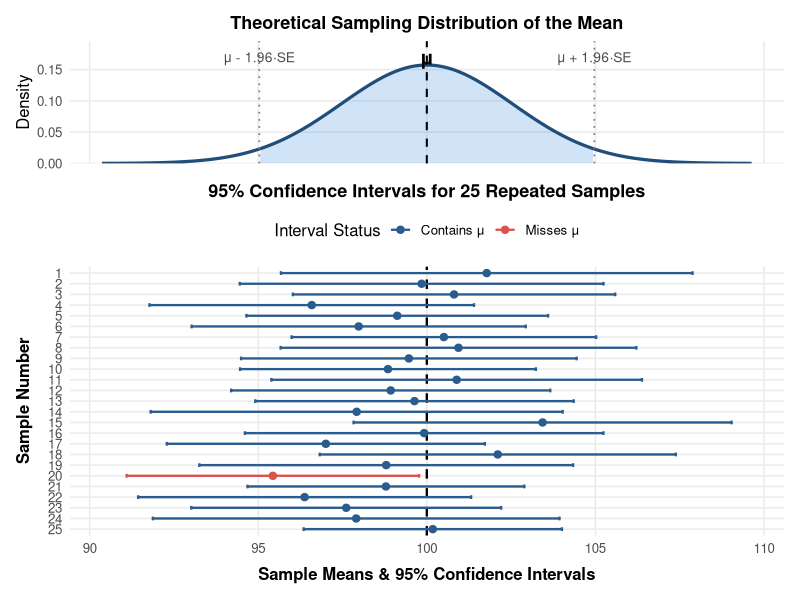
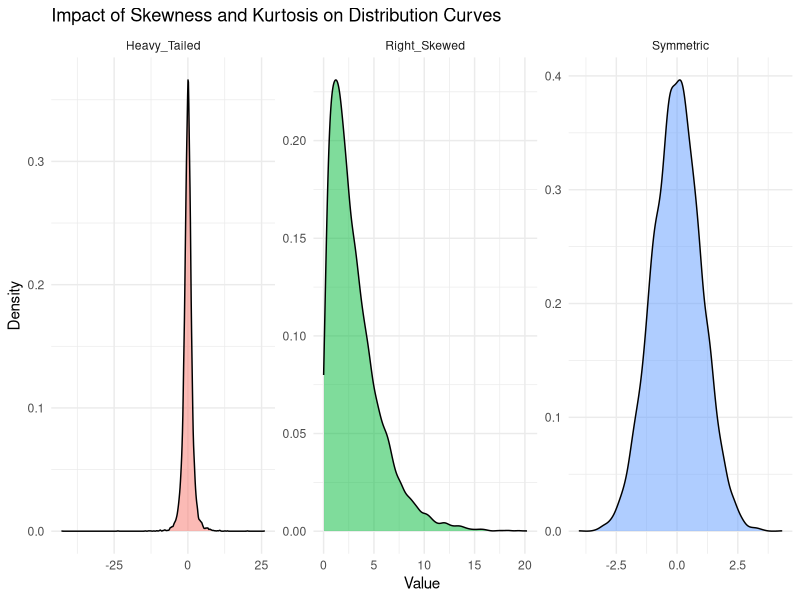
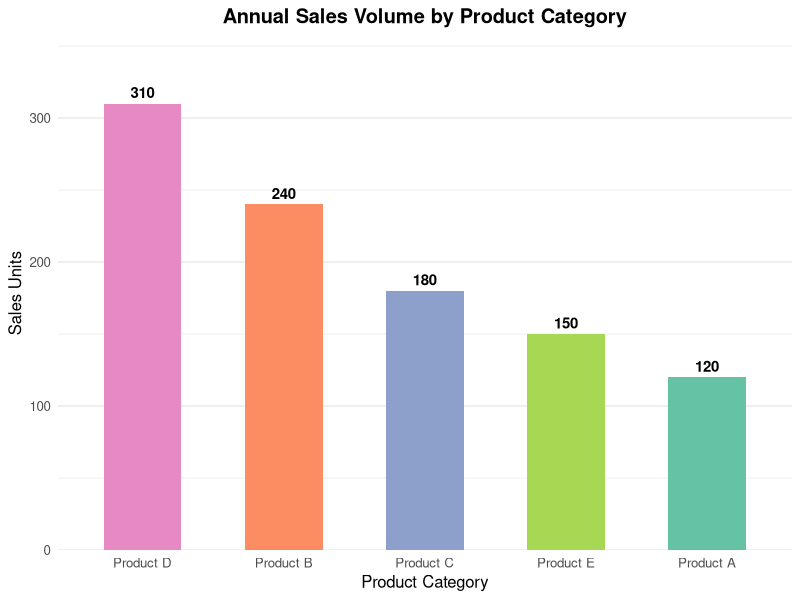
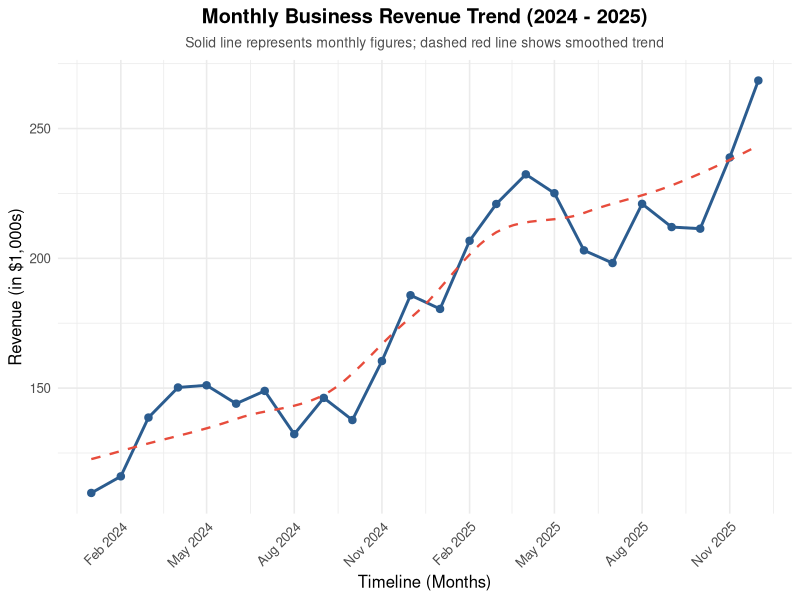
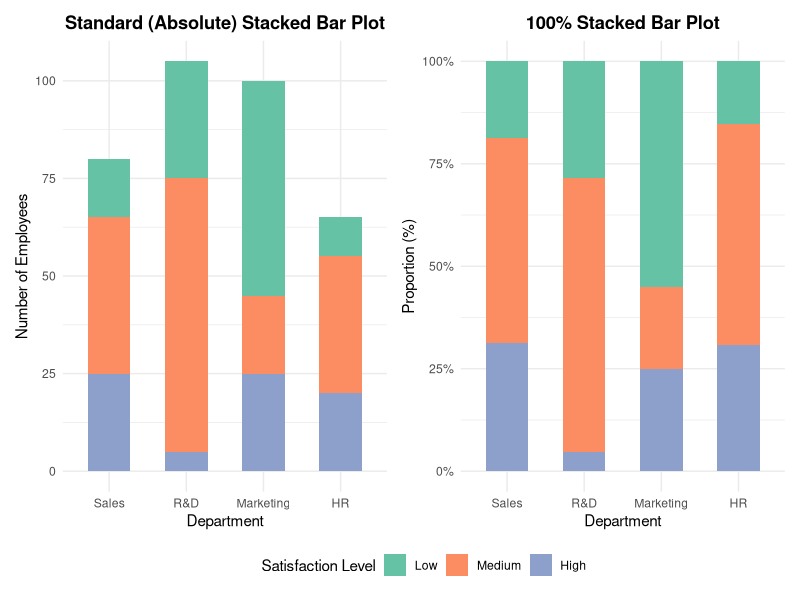
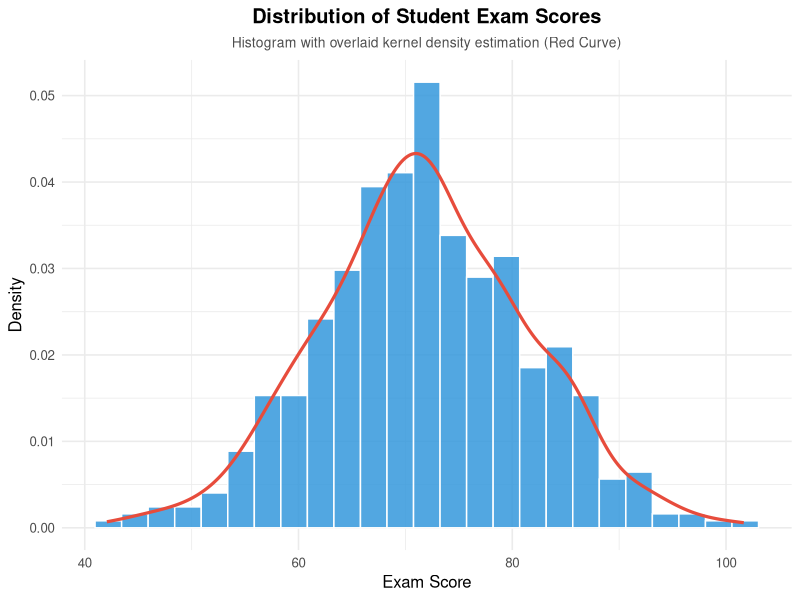
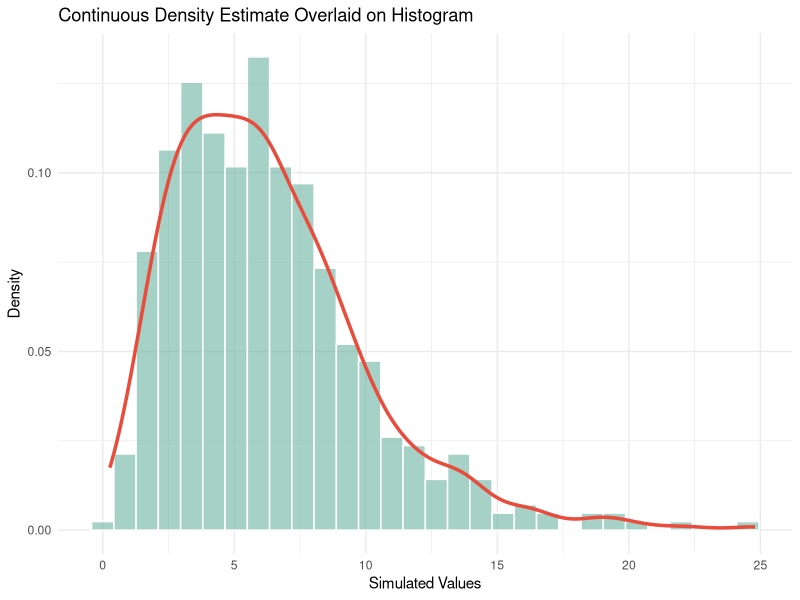
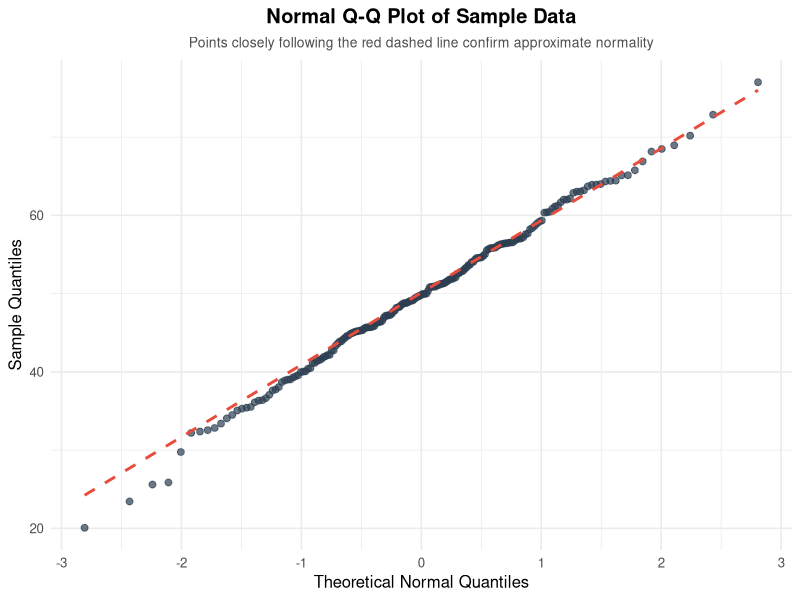

Write the R code that produced these figures, in order.
## ---- chunk 1
#| echo: false
#| message: false
#| warning: false
#| fig-width: 7
#| fig-height: 4.5
#| fig-align: center


###
# Load required libraries
if (!requireNamespace("ggplot2", quietly = TRUE)) install.packages("ggplot2")
if (!requireNamespace("patchwork", quietly = TRUE)) install.packages("patchwork")
if (!requireNamespace("svglite", quietly = TRUE)) install.packages("svglite")
if (!requireNamespace("dplyr", quietly = TRUE)) install.packages("dplyr")

library(ggplot2)
library(patchwork)
library(svglite)
library(dplyr)

# -----------------------------------------------------------------------------
# 1. Simulation Setup
# -----------------------------------------------------------------------------
set.seed(42)

pop_mean <- 100       # True population mean (mu)
pop_sd <- 15          # Population standard deviation
n <- 35               # Sample size per draw
num_samples <- 25     # Number of repeated samples
se <- pop_sd / sqrt(n) # Standard Error of the Mean

# Simulate repeated samples
ci_data <- tibble(sample_id = 1:num_samples) %>%
  rowwise() %>%
  mutate(
    sample_values = list(rnorm(n, mean = pop_mean, sd = pop_sd)),
    sample_mean = mean(sample_values),
    sample_se = sd(sample_values) / sqrt(n),
    t_crit = qt(0.975, df = n - 1),
    lower_ci = sample_mean - t_crit * sample_se,
    upper_ci = sample_mean + t_crit * sample_se,
    contains_mu = (lower_ci <= pop_mean) & (upper_ci >= pop_mean)
  ) %>%
  ungroup() %>%
  mutate(
    status = ifelse(contains_mu, "Contains μ", "Misses μ"),
    sample_id = factor(sample_id, levels = rev(1:num_samples)) # Reverse for top-to-bottom order
  )

# -----------------------------------------------------------------------------
# 2. Top Panel: Theoretical Sampling Distribution Curve
# -----------------------------------------------------------------------------
x_min <- pop_mean - 3.8 * se
x_max <- pop_mean + 3.8 * se

x_vals <- seq(x_min, x_max, length.out = 300)
density_df <- data.frame(
  x = x_vals,
  y = dnorm(x_vals, mean = pop_mean, sd = se)
)

plot_top <- ggplot(density_df, aes(x = x, y = y)) +
  # Shaded 95% coverage area under the sampling curve
  geom_area(data = filter(density_df, x >= pop_mean - 1.96*se & x <= pop_mean + 1.96*se),
            fill = "#4A90E2", alpha = 0.25) +
  # Sampling distribution curve
  geom_line(color = "#1F4E78", linewidth = 1.1) +
  # Reference line for population mean
  geom_vline(xintercept = pop_mean, linetype = "dashed", color = "black", linewidth = 0.7) +
  # ±1.96*SE vertical markers
  geom_vline(xintercept = c(pop_mean - 1.96*se, pop_mean + 1.96*se), 
             color = "gray50", linetype = "dotted", linewidth = 0.6) +
  # Annotation labels on top curve
  annotate("text", x = pop_mean, y = max(density_df$y) * 1.08, label = "μ", 
           size = 5, fontface = "bold") +
  annotate("text", x = pop_mean - 1.96*se, y = max(density_df$y) * 1.08, 
           label = "μ - 1.96·SE", size = 3.5, color = "gray30") +
  annotate("text", x = pop_mean + 1.96*se, y = max(density_df$y) * 1.08, 
           label = "μ + 1.96·SE", size = 3.5, color = "gray30") +
  scale_x_continuous(limits = c(x_min, x_max)) +
  scale_y_continuous(expand = expansion(mult = c(0, 0.15))) +
  labs(
    title = "Theoretical Sampling Distribution of the Mean",
    y = "Density"
  ) +
  theme_minimal(base_size = 12) +
  theme(
    axis.title.x = element_blank(),
    axis.text.x = element_blank(),
    axis.ticks.x = element_blank(),
    panel.grid.minor = element_blank(),
    plot.title = element_text(face = "bold", size = 13, hjust = 0.5)
  )

# -----------------------------------------------------------------------------
# 3. Bottom Panel: Confidence Interval Forest Plot
# -----------------------------------------------------------------------------
plot_bottom <- ggplot(ci_data, aes(x = sample_mean, y = sample_id, color = status)) +
  # Vertical population mean line extending through all intervals
  geom_vline(xintercept = pop_mean, linetype = "dashed", color = "black", linewidth = 0.8) +
  # CI horizontal error bars
  geom_errorbarh(aes(xmin = lower_ci, xmax = upper_ci), height = 0.35, linewidth = 0.8) +
  # Point estimates (sample means)
  geom_point(size = 2.2) +
  scale_color_manual(values = c("Contains μ" = "#2B5C8F", "Misses μ" = "#D9534F")) +
  scale_x_continuous(limits = c(x_min, x_max)) +
  labs(
    title = "95% Confidence Intervals for 25 Repeated Samples",
    x = "Sample Means & 95% Confidence Intervals",
    y = "Sample Number",
    color = "Interval Status"
  ) +
  theme_minimal(base_size = 12) +
  theme(
    legend.position = "top",
    panel.grid.minor = element_blank(),
    plot.title = element_text(face = "bold", size = 13, hjust = 0.5),
    axis.title.x = element_text(face = "bold", margin = margin(t = 8)),
    axis.title.y = element_text(face = "bold")
  )

# -----------------------------------------------------------------------------
# 4. Combine Panels & Export to SVG
# -----------------------------------------------------------------------------
combined_plot <- plot_top / plot_bottom + 
  plot_layout(heights = c(1, 2.2))

combined_plot

## ---- chunk 2
#| echo: false
#| message: false
#| warning: false
#| fig-width: 7
#| fig-height: 4.5
#| fig-align: center

set.seed(42)
library(ggplot2)
library(dplyr)
library(tidyr)
library(e1071)

n_samples <- 10000

df_dist <- data.frame(
  Symmetric = rnorm(n_samples, mean = 0, sd = 1),
  Right_Skewed = rchisq(n_samples, df = 3),
  Heavy_Tailed = rt(n_samples, df = 3) # Leptokurtic
) %>%
  pivot_longer(cols = everything(), names_to = "Distribution", values_to = "Value")

ggplot(df_dist, aes(x = Value, fill = Distribution)) +
  geom_density(alpha = 0.5) +
  facet_wrap(~ Distribution, scales = "free") +
  theme_minimal() +
  labs(
    title = "Impact of Skewness and Kurtosis on Distribution Curves",
    x = "Value",
    y = "Density"
  ) +
  theme(legend.position = "none")
## ---- chunk 3
#| echo: false
#| message: false
#| warning: false
#| fig-width: 7
#| fig-height: 4.5
#| fig-align: center

set.seed(123)
sample_norm <- rnorm(100, mean = 50, sd = 10)
sample_exp <- rexp(100, rate = 0.1)

test_norm <- shapiro.test(sample_norm)
test_exp <- shapiro.test(sample_exp)

results_df <- data.frame(
  Dataset = c("Simulated Normal Sample", "Simulated Exponential Sample"),
  Statistic_W = c(round(test_norm$statistic, 4), round(test_exp$statistic, 4)),
  p_value = c(round(test_norm$p.value, 4), format.pval(test_exp$p.value, digits = 4)),
  Interpretation = c(
    ifelse(test_norm$p.value > 0.05, "Fail to reject H0 (Data appears Normal)", "Reject H0 (Non-Normal)"),
    ifelse(test_exp$p.value > 0.05, "Fail to reject H0 (Data appears Normal)", "Reject H0 (Non-Normal)")
  )
)

knitr::kable(results_df, caption = "Shapiro-Wilk Test Results")
## ---- chunk 4
#| echo: false
#| message: false
#| warning: false
#| fig-width: 7
#| fig-height: 4.5
#| fig-align: center

library(ggplot2)

set.seed(42)
df_bar <- data.frame(
  Category = c("Product A", "Product B", "Product C", "Product D", "Product E"),
  Sales = c(120, 240, 180, 310, 150)
)

ggplot(df_bar, aes(x = reorder(Category, -Sales), y = Sales, fill = Category)) +
  geom_col(show.legend = FALSE, width = 0.55) +
  geom_text(aes(label = Sales), vjust = -0.5, size = 3.8, fontface = "bold") +
  scale_fill_brewer(palette = "Set2") +
  labs(
    title = "Annual Sales Volume by Product Category",
    x = "Product Category",
    y = "Sales Units"
  ) +
  scale_y_continuous(expand = expansion(mult = c(0, 0.15))) +
  theme_minimal(base_size = 12) +
  theme(
    plot.title = element_text(face = "bold", hjust = 0.5),
    panel.grid.major.x = element_blank()
  )
## ---- chunk 5
#| echo: false
#| message: false
#| warning: false
#| fig-width: 7.5
#| fig-height: 4.5
#| fig-align: center

set.seed(42)
dates <- seq.Date(from = as.Date("2024-01-01"), to = as.Date("2025-12-01"), by = "month")
trend <- seq(100, 260, length.out = length(dates))
seasonality <- 25 * sin(seq(0, 4 * pi, length.out = length(dates)))
noise <- rnorm(length(dates), mean = 0, sd = 7)
df_ts <- data.frame(Date = dates, Revenue = trend + seasonality + noise)

ggplot(df_ts, aes(x = Date, y = Revenue)) +
  geom_line(color = "#2b5c8f", linewidth = 1) +
  geom_point(color = "#2b5c8f", size = 2.2) +
  geom_smooth(method = "loess", se = FALSE, color = "#e74c3c", linetype = "dashed", linewidth = 0.8) +
  scale_x_date(date_breaks = "3 months", date_labels = "%b %Y") +
  labs(
    title = "Monthly Business Revenue Trend (2024 - 2025)",
    subtitle = "Solid line represents monthly figures; dashed red line shows smoothed trend",
    x = "Timeline (Months)",
    y = "Revenue (in $1,000s)"
  ) +
  theme_minimal(base_size = 12) +
  theme(
    plot.title = element_text(face = "bold", hjust = 0.5),
    plot.subtitle = element_text(hjust = 0.5, color = "gray30", size = 10),
    axis.text.x = element_text(angle = 45, hjust = 1)
  )
## ---- chunk 6
#| echo: false
#| message: false
#| warning: false
#| fig-width: 9.5
#| fig-height: 4.5
#| fig-align: center

library(patchwork)
library(scales)

set.seed(42)
df_stacked <- expand.grid(
  Department = c("Sales", "R&D", "Marketing", "HR"),
  Satisfaction = c("Low", "Medium", "High")
)
df_stacked$Satisfaction <- factor(df_stacked$Satisfaction, levels = c("Low", "Medium", "High"))
df_stacked$Count <- c(15, 30, 55,  10, 40, 70,  20, 35, 25,  5, 25, 20)

p1 <- ggplot(df_stacked, aes(x = Department, y = Count, fill = Satisfaction)) +
  geom_col(position = "stack", width = 0.55) +
  scale_fill_brewer(palette = "Set2") +
  labs(
    title = "Standard (Absolute) Stacked Bar Plot",
    x = "Department",
    y = "Number of Employees",
    fill = "Satisfaction Level"
  ) +
  theme_minimal(base_size = 11) +
  theme(
    plot.title = element_text(face = "bold", hjust = 0.5),
    legend.position = "bottom"
  )

p2 <- ggplot(df_stacked, aes(x = Department, y = Count, fill = Satisfaction)) +
  geom_col(position = "fill", width = 0.55) +
  scale_y_continuous(labels = scales::percent) +
  scale_fill_brewer(palette = "Set2") +
  labs(
    title = "100% Stacked Bar Plot",
    x = "Department",
    y = "Proportion (%)",
    fill = "Satisfaction Level"
  ) +
  theme_minimal(base_size = 11) +
  theme(
    plot.title = element_text(face = "bold", hjust = 0.5),
    legend.position = "bottom"
  )

p1 + p2 + plot_layout(guides = "collect") & theme(legend.position = "bottom")
## ---- chunk 7
#| echo: false
#| message: false
#| warning: false
#| fig-width: 7
#| fig-height: 4.5
#| fig-align: center

set.seed(42)
scores <- rnorm(500, mean = 72, sd = 10)
df_hist <- data.frame(Score = scores)

ggplot(df_hist, aes(x = Score)) +
  geom_histogram(aes(y = after_stat(density)), bins = 25, fill = "#3498db", color = "white", alpha = 0.85) +
  geom_density(color = "#e74c3c", linewidth = 1.1) +
  labs(
    title = "Distribution of Student Exam Scores",
    subtitle = "Histogram with overlaid kernel density estimation (Red Curve)",
    x = "Exam Score",
    y = "Density"
  ) +
  theme_minimal(base_size = 12) +
  theme(
    plot.title = element_text(face = "bold", hjust = 0.5),
    plot.subtitle = element_text(hjust = 0.5, color = "gray30", size = 10)
  )
## ---- chunk 8
#| echo: false
#| message: false
#| warning: false
#| fig-width: 7
#| fig-height: 4.5
#| fig-align: center

# Simulate skewed continuous data
sim_data <- data.frame(Value = rgamma(500, shape = 3, scale = 2))

# Histogram followed by Density Plot
ggplot(sim_data, aes(x = Value)) +
  geom_histogram(aes(y = after_stat(density)), bins = 30, fill = "#69b3a2", color = "white", alpha = 0.6) +
  geom_density(color = "#e74c3c", linewidth = 1.2) +
  theme_minimal() +
  labs(
    title = "Continuous Density Estimate Overlaid on Histogram",
    x = "Simulated Values",
    y = "Density"
  )
## ---- chunk 9
#| echo: false
#| message: false
#| warning: false
#| fig-width: 7
#| fig-height: 4.5
#| fig-align: center

set.seed(42)
sample_norm <- rnorm(200, mean = 50, sd = 10)
df_qq <- data.frame(Value = sample_norm)

ggplot(df_qq, aes(sample = Value)) +
  stat_qq(color = "#2c3e50", alpha = 0.7, size = 2) +
  stat_qq_line(color = "#e74c3c", linewidth = 1, linetype = "dashed") +
  labs(
    title = "Normal Q-Q Plot of Sample Data",
    subtitle = "Points closely following the red dashed line confirm approximate normality",
    x = "Theoretical Normal Quantiles",
    y = "Sample Quantiles"
  ) +
  theme_minimal(base_size = 12) +
  theme(
    plot.title = element_text(face = "bold", hjust = 0.5),
    plot.subtitle = element_text(hjust = 0.5, color = "gray30", size = 10)
  )
## ---- chunk 10
#| echo: false
#| message: false
#| warning: false
#| fig-width: 7.5
#| fig-height: 4.5
#| fig-align: center

set.seed(42)
df_box <- data.frame(
  Group = factor(rep(c("Group A", "Group B", "Group C"), each = 60)),
  Value = c(
    rnorm(58, mean = 50, sd = 8), 78, 20,
    rnorm(60, mean = 65, sd = 6),
    rnorm(59, mean = 42, sd = 11), 85
  )
)

ggplot(df_box, aes(x = Group, y = Value, fill = Group)) +
  geom_boxplot(alpha = 0.7, outlier.color = "#e74c3c", outlier.shape = 16, outlier.size = 2.5, width = 0.5) +
  geom_jitter(width = 0.12, alpha = 0.25, color = "black") +
  scale_fill_brewer(palette = "Set2") +
  labs(
    title = "Comparative Box-Whisker Plot Across Groups",
    x = "Group Category",
    y = "Observed Value",
    fill = "Group"
  ) +
  theme_minimal(base_size = 12) +
  theme(
    plot.title = element_text(face = "bold", hjust = 0.5),
    legend.position = "none"
  )
## ---- chunk 11
#| echo: false
#| message: false
#| warning: false
#| fig-width: 7
#| fig-height: 4.5
#| fig-align: center

# Simulate bimodal and unimodal data
n <- 300
data_unimodal <- rnorm(n, mean = 50, sd = 10)
data_bimodal <- c(rnorm(n / 2, mean = 35, sd = 5), rnorm(n / 2, mean = 65, sd = 5))

df_box_violin <- data.frame(
  Value = c(data_unimodal, data_bimodal),
  Group = rep(c("Unimodal Group", "Bimodal Group"), each = n)
)

# Violin plot with overlaid boxplot
ggplot(df_box_violin, aes(x = Group, y = Value, fill = Group)) +
  geom_violin(alpha = 0.6, trim = FALSE) +
  geom_boxplot(width = 0.15, fill = "white", outlier.colour = "red") +
  theme_minimal() +
  labs(
    title = "Comparison of Violin Plot and Overlaid Box Plot",
    x = "Group",
    y = "Values"
  ) +
  theme(legend.position = "none")
